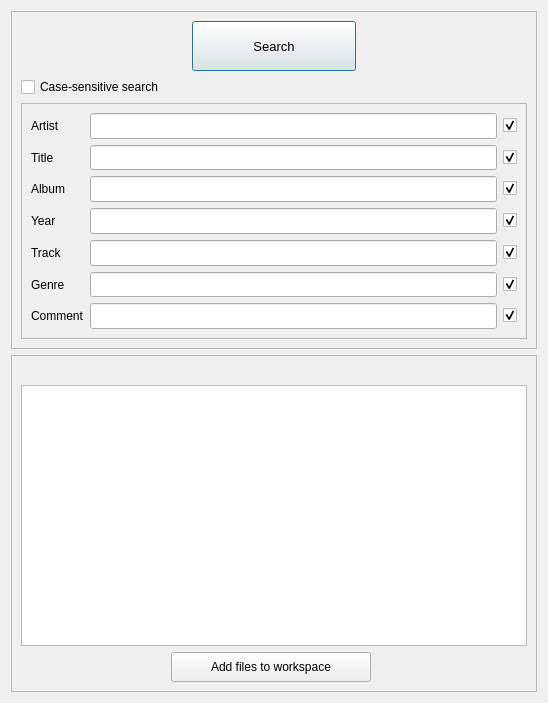
<?xml version="1.0" encoding="UTF-8"?>
<ui version="4.0">
 <class>SearchForTagsDialog</class>
 <widget class="QDialog" name="SearchForTagsDialog">
  <property name="geometry">
   <rect>
    <x>0</x>
    <y>0</y>
    <width>548</width>
    <height>703</height>
   </rect>
  </property>
  <property name="windowTitle">
   <string>Search for tags</string>
  </property>
  <property name="modal">
   <bool>false</bool>
  </property>
  <layout class="QGridLayout" name="gridLayout_4">
   <item row="0" column="0">
    <widget class="QFrame" name="searchFrame">
     <property name="frameShape">
      <enum>QFrame::StyledPanel</enum>
     </property>
     <property name="frameShadow">
      <enum>QFrame::Raised</enum>
     </property>
     <layout class="QGridLayout" name="gridLayout_2">
      <item row="0" column="0">
       <spacer name="horizontalSpacer">
        <property name="orientation">
         <enum>Qt::Horizontal</enum>
        </property>
        <property name="sizeHint" stdset="0">
         <size>
          <width>40</width>
          <height>20</height>
         </size>
        </property>
       </spacer>
      </item>
      <item row="0" column="1">
       <widget class="QPushButton" name="SearchButton">
        <property name="minimumSize">
         <size>
          <width>0</width>
          <height>50</height>
         </size>
        </property>
        <property name="font">
         <font>
          <pointsize>10</pointsize>
          <weight>50</weight>
          <bold>false</bold>
         </font>
        </property>
        <property name="toolTip">
         <string>If any of the tag fields for a file contains one of the specified fields, it will be included</string>
        </property>
        <property name="text">
         <string>Search</string>
        </property>
       </widget>
      </item>
      <item row="0" column="2">
       <spacer name="horizontalSpacer_2">
        <property name="orientation">
         <enum>Qt::Horizontal</enum>
        </property>
        <property name="sizeHint" stdset="0">
         <size>
          <width>163</width>
          <height>20</height>
         </size>
        </property>
       </spacer>
      </item>
      <item row="2" column="0" colspan="3">
       <widget class="QFrame" name="frame_3">
        <property name="sizePolicy">
         <sizepolicy hsizetype="Preferred" vsizetype="Preferred">
          <horstretch>4</horstretch>
          <verstretch>0</verstretch>
         </sizepolicy>
        </property>
        <property name="frameShape">
         <enum>QFrame::StyledPanel</enum>
        </property>
        <property name="frameShadow">
         <enum>QFrame::Raised</enum>
        </property>
        <layout class="QGridLayout" name="gridLayout_3">
         <item row="1" column="0">
          <widget class="QLabel" name="label">
           <property name="text">
            <string>Artist</string>
           </property>
          </widget>
         </item>
         <item row="1" column="1">
          <widget class="QLineEdit" name="Artist">
           <property name="sizePolicy">
            <sizepolicy hsizetype="Expanding" vsizetype="Expanding">
             <horstretch>0</horstretch>
             <verstretch>0</verstretch>
            </sizepolicy>
           </property>
          </widget>
         </item>
         <item row="1" column="2">
          <widget class="QCheckBox" name="artistCheckbox">
           <property name="toolTip">
            <string>The fields that are checked will be saved when pressing the save button</string>
           </property>
           <property name="whatsThis">
            <string/>
           </property>
           <property name="text">
            <string/>
           </property>
           <property name="checked">
            <bool>true</bool>
           </property>
          </widget>
         </item>
         <item row="2" column="0">
          <widget class="QLabel" name="label_2">
           <property name="text">
            <string>Title</string>
           </property>
          </widget>
         </item>
         <item row="2" column="1">
          <widget class="QLineEdit" name="Title">
           <property name="sizePolicy">
            <sizepolicy hsizetype="Expanding" vsizetype="Expanding">
             <horstretch>0</horstretch>
             <verstretch>0</verstretch>
            </sizepolicy>
           </property>
          </widget>
         </item>
         <item row="2" column="2">
          <widget class="QCheckBox" name="titleCheckbox">
           <property name="toolTip">
            <string>The fields that are checked will be saved when pressing the save button</string>
           </property>
           <property name="whatsThis">
            <string/>
           </property>
           <property name="text">
            <string/>
           </property>
           <property name="checked">
            <bool>true</bool>
           </property>
          </widget>
         </item>
         <item row="3" column="0">
          <widget class="QLabel" name="label_3">
           <property name="text">
            <string>Album</string>
           </property>
          </widget>
         </item>
         <item row="3" column="1">
          <widget class="QLineEdit" name="Album">
           <property name="sizePolicy">
            <sizepolicy hsizetype="Expanding" vsizetype="Expanding">
             <horstretch>0</horstretch>
             <verstretch>0</verstretch>
            </sizepolicy>
           </property>
          </widget>
         </item>
         <item row="3" column="2">
          <widget class="QCheckBox" name="albumCheckbox">
           <property name="toolTip">
            <string>The fields that are checked will be saved when pressing the save button</string>
           </property>
           <property name="whatsThis">
            <string/>
           </property>
           <property name="text">
            <string/>
           </property>
           <property name="checked">
            <bool>true</bool>
           </property>
          </widget>
         </item>
         <item row="4" column="0">
          <widget class="QLabel" name="label_4">
           <property name="text">
            <string>Year</string>
           </property>
          </widget>
         </item>
         <item row="4" column="1">
          <widget class="QLineEdit" name="Year">
           <property name="sizePolicy">
            <sizepolicy hsizetype="Expanding" vsizetype="Expanding">
             <horstretch>0</horstretch>
             <verstretch>0</verstretch>
            </sizepolicy>
           </property>
          </widget>
         </item>
         <item row="4" column="2">
          <widget class="QCheckBox" name="yearCheckbox">
           <property name="toolTip">
            <string>The fields that are checked will be saved when pressing the save button</string>
           </property>
           <property name="whatsThis">
            <string/>
           </property>
           <property name="text">
            <string/>
           </property>
           <property name="checked">
            <bool>true</bool>
           </property>
          </widget>
         </item>
         <item row="5" column="0">
          <widget class="QLabel" name="label_5">
           <property name="text">
            <string>Track</string>
           </property>
          </widget>
         </item>
         <item row="5" column="1">
          <widget class="QLineEdit" name="Track">
           <property name="sizePolicy">
            <sizepolicy hsizetype="Expanding" vsizetype="Expanding">
             <horstretch>0</horstretch>
             <verstretch>0</verstretch>
            </sizepolicy>
           </property>
          </widget>
         </item>
         <item row="5" column="2">
          <widget class="QCheckBox" name="trackCheckbox">
           <property name="toolTip">
            <string>The fields that are checked will be saved when pressing the save button</string>
           </property>
           <property name="whatsThis">
            <string/>
           </property>
           <property name="text">
            <string/>
           </property>
           <property name="checked">
            <bool>true</bool>
           </property>
          </widget>
         </item>
         <item row="6" column="0">
          <widget class="QLabel" name="label_6">
           <property name="text">
            <string>Genre</string>
           </property>
          </widget>
         </item>
         <item row="6" column="1">
          <widget class="QLineEdit" name="Genre">
           <property name="sizePolicy">
            <sizepolicy hsizetype="Expanding" vsizetype="Expanding">
             <horstretch>0</horstretch>
             <verstretch>0</verstretch>
            </sizepolicy>
           </property>
          </widget>
         </item>
         <item row="6" column="2">
          <widget class="QCheckBox" name="genreCheckbox">
           <property name="toolTip">
            <string>The fields that are checked will be saved when pressing the save button</string>
           </property>
           <property name="whatsThis">
            <string/>
           </property>
           <property name="text">
            <string/>
           </property>
           <property name="checked">
            <bool>true</bool>
           </property>
          </widget>
         </item>
         <item row="7" column="0">
          <widget class="QLabel" name="label_7">
           <property name="text">
            <string>Comment</string>
           </property>
          </widget>
         </item>
         <item row="7" column="2">
          <widget class="QCheckBox" name="commentCheckbox">
           <property name="toolTip">
            <string>The fields that are checked will be saved when pressing the save button</string>
           </property>
           <property name="whatsThis">
            <string/>
           </property>
           <property name="text">
            <string/>
           </property>
           <property name="checked">
            <bool>true</bool>
           </property>
          </widget>
         </item>
         <item row="7" column="1">
          <widget class="QLineEdit" name="Comment">
           <property name="sizePolicy">
            <sizepolicy hsizetype="Expanding" vsizetype="Expanding">
             <horstretch>0</horstretch>
             <verstretch>0</verstretch>
            </sizepolicy>
           </property>
          </widget>
         </item>
        </layout>
       </widget>
      </item>
      <item row="1" column="0" colspan="3">
       <widget class="QCheckBox" name="CaseSensitive">
        <property name="layoutDirection">
         <enum>Qt::LeftToRight</enum>
        </property>
        <property name="text">
         <string>Case-sensitive search</string>
        </property>
       </widget>
      </item>
     </layout>
    </widget>
   </item>
   <item row="1" column="0">
    <widget class="QFrame" name="foundFrame">
     <property name="frameShape">
      <enum>QFrame::StyledPanel</enum>
     </property>
     <property name="frameShadow">
      <enum>QFrame::Raised</enum>
     </property>
     <layout class="QGridLayout" name="gridLayout">
      <item row="1" column="0" colspan="4">
       <widget class="QListWidget" name="foundList"/>
      </item>
      <item row="2" column="1">
       <widget class="QPushButton" name="addToWorkSpaceButton">
        <property name="sizePolicy">
         <sizepolicy hsizetype="Preferred" vsizetype="Fixed">
          <horstretch>0</horstretch>
          <verstretch>0</verstretch>
         </sizepolicy>
        </property>
        <property name="minimumSize">
         <size>
          <width>200</width>
          <height>30</height>
         </size>
        </property>
        <property name="font">
         <font>
          <pointsize>9</pointsize>
         </font>
        </property>
        <property name="text">
         <string>Add files to workspace</string>
        </property>
       </widget>
      </item>
      <item row="2" column="2">
       <spacer name="horizontalSpacer_3">
        <property name="orientation">
         <enum>Qt::Horizontal</enum>
        </property>
        <property name="sizeHint" stdset="0">
         <size>
          <width>40</width>
          <height>20</height>
         </size>
        </property>
       </spacer>
      </item>
      <item row="2" column="0">
       <spacer name="horizontalSpacer_4">
        <property name="orientation">
         <enum>Qt::Horizontal</enum>
        </property>
        <property name="sizeHint" stdset="0">
         <size>
          <width>40</width>
          <height>20</height>
         </size>
        </property>
       </spacer>
      </item>
      <item row="0" column="0" colspan="3">
       <widget class="QLabel" name="Info">
        <property name="text">
         <string/>
        </property>
       </widget>
      </item>
     </layout>
    </widget>
   </item>
  </layout>
 </widget>
 <resources/>
 <connections/>
</ui>
